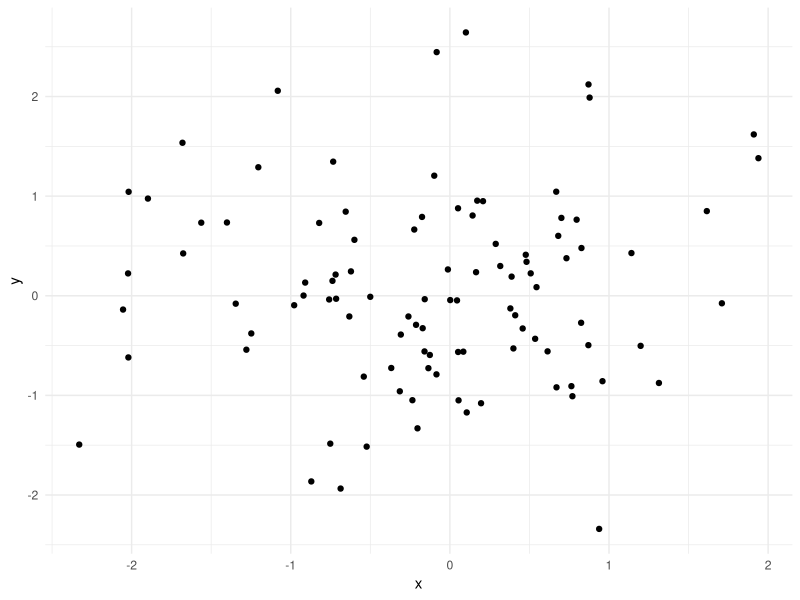

Here is the R script that generated this plot:
## ---- chunk 1

print('Welcome Saturday')
## ---- chunk 2
# This is second work!
print('Unwelcome Monday')
## ---- chunk 3
1+1
## ---- chunk 4
library("tidyverse")
df <- tibble(x = c(1,2,3)) |> 
  mutate(y = x*2)
## ---- chunk 5
df2 <- df |> 
  mutate(z = y*2)
## ---- chunk 6
df3 <- df2 |> 
  group_by(x) |> 
  summarise(x, mean(y))
## ---- chunk 7
library(tidyverse)
ggplot(data = data.frame(x = rnorm(100),
                         y = rnorm(100)),
       mapping = aes(x=x,
                     y=y)) + 
  geom_point() +
  theme_minimal()
